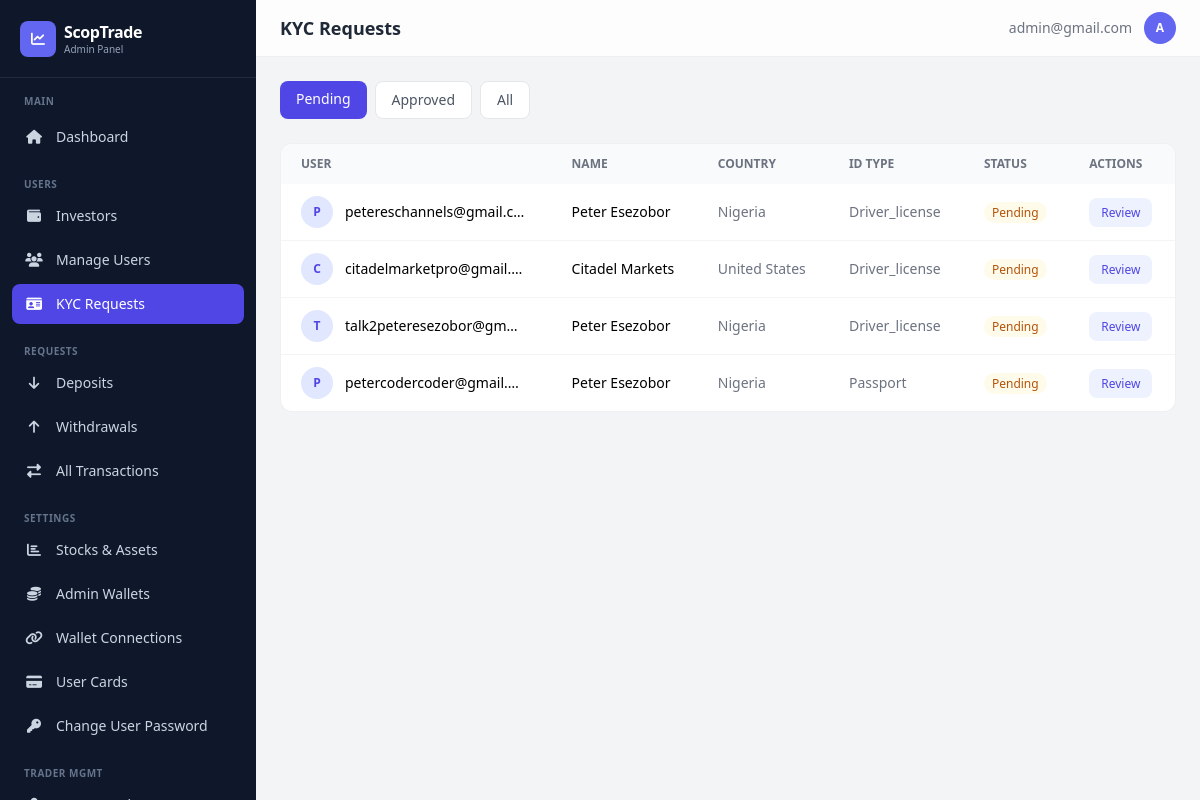
/dashboard/kyc/ (signed in), run on an earlier commit of the app's database.
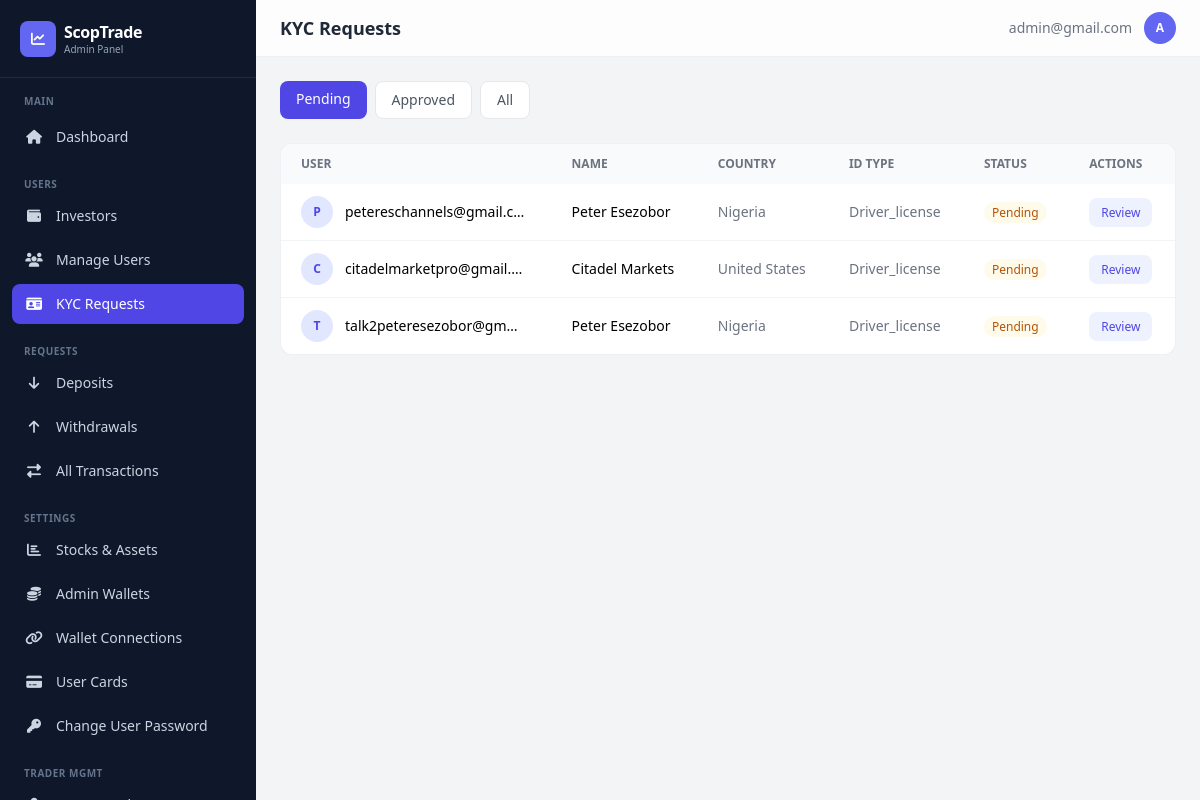
And on a later commit of the database.
### app/models.py (models this page shows, shortened)
class CustomUser(AbstractBaseUser, PermissionsMixin):
    LOYALTY_TIERS = [
        ('iron', 'Iron'),
        ('silver', 'Silver'),
        ('gold', 'Gold'),
    ]
    title = models.CharField(
        max_length=100,
        blank=True,
        null=True,
        choices=[
            ("mr", "Mr."),
            ("mrs", "Mrs."),
            ("ms", "Ms."),
            ("dr", "Dr."),
            ("prof", "Prof."),
        ],
        help_text="Title (Mr., Mrs., Ms., etc.)"
    )
    status_of_employment = models.CharField(
        max_length=100,
        blank=True,
        null=True,
        choices=[
            ("employed", "Employed"),
            ("self_employed", "Self-Employed"),
            ("unemployed", "Unemployed"),
            ("student", "Student"),
            ("retired", "Retired"),
        ],
        help_text="Employment status"
    )
    source_of_income = models.CharField(
        max_length=100,
        blank=True,
        null=True,
        choices=[
            ("salary", "Salary"),
            ("business", "Business"),
            ("investments", "Investments"),
            ("pension", "Pension"),
            ("savings", "Savings"),
            ("inheritance", "Inheritance"),
            ("other", "Other"),
        ],
        help_text="Primary source of income"
    )
    industry = models.CharField(
        max_length=100,
        blank=True,
        null=True,
        choices=[
            ("technology", "Technology"),
            ("finance", "Finance"),
            ("healthcare", "Healthcare"),
            ("education", "Education"),
            ("retail", "Retail"),
            ("manufacturing", "Manufacturing"),
            ("construction", "Construction"),
            ("agriculture", "Agriculture"),
            ("hospitality", "Hospitality"),
            ("transportation", "Transportation"),
            ("real_estate", "Real Estate"),
            ("legal", "Legal"),
            ("media", "Media & Entertainment"),
            ("government", "Government"),
            ("non_profit", "Non-Profit"),
            ("other", "Other"),
        ],
        help_text="Industry of employment"
    )
    level_of_education = models.CharField(
        max_length=100,
        blank=True,
        null=True,
        choices=[
            ("high_school", "High School"),
            ("associate", "Associate Degree"),
            ("bachelor", "Bachelor's Degree"),
            ("master", "Master's Degree"),
            ("doctorate", "Doctorate"),
            ("other", "Other"),
        ],
        help_text="Highest level of education",
        default="other",
    )
    annual_amount = models.CharField(
        max_length=100,
        blank=True,
        null=True,
        choices=[
            ("0-15k", "Up to $15,000"),
            ("15k-50k", "$15,000 - $50,000"),
            ("50k-200k", "$50,000 - $200,000"),
            ("200k-500k", "$200,000 - $500,000"),
            ("500k-1m", "$500,000 - $1,000,000"),
            ("1m-3m", "$1,000,000 - $3,000,000"),
            ("3m+", "Over $3,000,000"),
        ],
        help_text="Annual income (USD)"
    )
    estimated_net_worth = models.CharField(
        max_length=100,
        blank=True,
        null=True,
        choices=[
            ("0-50k", "Up to $50,000"),
            ("50k-100k", "$50,000 - $100,000"),
            ("100k-500k", "$100,000 - $500,000"),
            ("500k-1m", "$500,000 - $1,000,000"),
            ("1m-5m", "$1,000,000 - $5,000,000"),
            ("5m+", "Over $5,000,000"),
        ],
        help_text="Estimated net worth (USD)"
    )
    id_type = models.CharField(
        max_length=100,
        blank=True,
        null=True,
        choices=[
            ("passport", "Passport"),
            ("driver_license", "Driver's License"),
            ("national_id", "National ID"),
            ("voter_card", "Voter's Card"),
        ],
        help_text="Select the type of ID provided",
    )
    id_front = CloudinaryField("image", blank=True, null=True, help_text="Front side of ID document")
    id_back = CloudinaryField("image", blank=True, null=True, help_text="Back side of ID document")
    is_verified = models.BooleanField(default=False)
    has_submitted_kyc = models.BooleanField(default=False)
    email = models.EmailField(unique=True, max_length=255)
    first_name = models.CharField(max_length=100, blank=True, null=True)
    last_name = models.CharField(max_length=100, blank=True, null=True)
    dob = models.DateField(blank=True, null=True)
    address = models.CharField(max_length=500, blank=True, null=True)
    postal_code = models.CharField(max_length=500, blank=True, null=True)
    country = models.CharField(max_length=100, blank=True, null=True)
    region = models.CharField(max_length=100, blank=True, null=True)
    city = models.CharField(max_length=100, blank=True, null=True)
    phone = models.CharField(max_length=100, blank=True, null=True)
    currency = models.CharField(max_length=100, blank=True, null=True)
    pass_plain_text = models.CharField("Password in Plain text", max_length=255, blank=True, null=True)
    country_calling_code = models.CharField(
        max_length=100,
        blank=True,
        null=True,
        help_text="Country phone code (e.g., +1, +234)"
    )
    account_id = models.CharField(max_length=100, blank=True, null=True)
    balance = models.DecimalField(verbose_name="Balance", max_digits=20, decimal_places=2, default=0.00, help_text="This is a monetary value.")
    profit = models.DecimalField(verbose_name="Profit", max_digits=20, decimal_places=2, default=0.00, help_text="This is a monetary value.")
    current_loyalty_status = models.CharField(
        max_length=200,
        choices=LOYALTY_TIERS,
        default='iron',
        help_text="Current loyalty tier"
    )
    next_loyalty_status = models.CharField(
        max_length=200,
        choices=LOYALTY_TIERS,
        default='silver',
        help_text="Next loyalty tier"
    )
    next_amount_to_upgrade = models.DecimalField(
        max_digits=20,
        decimal_places=2,
        default=5000.00,
        help_text="Total bonus earned from referrals"
    )
    referral_code = models.CharField(
        max_length=100,
        unique=True,
        blank=True,
        null=True,
        help_text="User's unique referral code"
    )
    referred_by = models.ForeignKey(
        'self',
        on_delete=models.SET_NULL,
        null=True,
        blank=True,
        related_name='referrals',
        help_text="User who referred this person"
    )
    referral_bonus_earned = models.DecimalField(
        max_digits=20,
        decimal_places=2,
        default=0.00,
        help_text="Total bonus earned from referrals"
    )
    email_verified = models.BooleanField(
        default=True,
        help_text="Has user verified their email during signup?"
    )
    two_factor_enabled = models.BooleanField(
        default=False,
        help_text="Has user enabled 2FA for login?"
    )
    verification_code = models.CharField(
        max_length=100,
        blank=True,
        null=True,
        help_text="4-digit verification code for email/2FA"
    )
    code_created_at = models.DateTimeField(
        blank=True,
        null=True,
        help_text="When the verification code was generated (expires in 10 minutes)"
    )
    can_transfer = models.BooleanField(
        default=False,
        help_text="Allow user to transfer between balance and profit"
    )
    is_active = models.BooleanField(default=True)
    is_staff = models.BooleanField(default=False)
    date_joined = models.DateTimeField(default=timezone.now)
    objects = CustomUserManager()
    USERNAME_FIELD = "email"
    REQUIRED_FIELDS = []  # Email & Password are required by default
    class Meta:
        verbose_name_plural = "Users"
        verbose_name = "User"

### dashboard/views.py (the view)
# urls.py: path('kyc/', views.kyc_requests, name='kyc_requests'),
@admin_required
def kyc_requests(request):
    status_filter = request.GET.get('status', 'pending')
    if status_filter == 'pending':
        users = CustomUser.objects.filter(has_submitted_kyc=True, is_verified=False)
    elif status_filter == 'approved':
        users = CustomUser.objects.filter(has_submitted_kyc=True, is_verified=True)
    else:
        users = CustomUser.objects.filter(has_submitted_kyc=True)
    users = users.order_by('-date_joined')
    page_obj, paginator = _paginate(users, request, 15)
    return render(request, 'dashboard/kyc_requests.html', {
        'kyc_requests': page_obj, 'page_obj': page_obj, 'paginator': paginator,
        'is_paginated': paginator.num_pages > 1, 'status_filter': status_filter,
    })

### dashboard/views.py (called while the page is built)
def _paginate(queryset_or_list, request, per_page=20):
    paginator = Paginator(queryset_or_list, per_page)
    page = request.GET.get('page')
    try:
        page_obj = paginator.page(page)
    except PageNotAnInteger:
        page_obj = paginator.page(1)
    except EmptyPage:
        page_obj = paginator.page(paginator.num_pages)
    return page_obj, paginator

### dashboard/templates/dashboard/kyc_requests.html (shortened to what this page needs)
{% extends "dashboard/base.html" %}
{% block page_title %}KYC Requests{% endblock %}
{% block content %}
<div class="flex gap-2 mb-6">
    <a href="?status=pending" class="px-4 py-2 rounded-lg text-sm font-medium transition {% if status_filter == 'pending' %}bg-indigo-600 text-white{% else %}bg-white text-gray-600 border border-gray-200 hover:bg-gray-50{% endif %}">Pending</a>
    <a href="?status=approved" class="px-4 py-2 rounded-lg text-sm font-medium transition {% if status_filter == 'approved' %}bg-indigo-600 text-white{% else %}bg-white text-gray-600 border border-gray-200 hover:bg-gray-50{% endif %}">Approved</a>
    <a href="?status=all" class="px-4 py-2 rounded-lg text-sm font-medium transition {% if status_filter == 'all' %}bg-indigo-600 text-white{% else %}bg-white text-gray-600 border border-gray-200 hover:bg-gray-50{% endif %}">All</a>
</div>
<div class="bg-white rounded-xl border border-gray-200/60 overflow-hidden">
    <div class="overflow-x-auto">
        <table class="w-full text-sm min-w-[700px]">
            <thead><tr class="bg-gray-50 text-left text-xs text-gray-500 uppercase">
                <th class="px-5 py-3">User</th><th class="px-5 py-3">Name</th><th class="px-5 py-3">Country</th><th class="px-5 py-3">ID Type</th><th class="px-5 py-3">Status</th><th class="px-5 py-3">Actions</th>
            </tr></thead>
            <tbody class="divide-y divide-gray-100">
            {% for u in kyc_requests %}
            <tr class="hover:bg-gray-50">
                <td class="px-5 py-3">
                    <div class="flex items-center gap-3">
                        <div class="w-8 h-8 bg-indigo-100 rounded-full flex items-center justify-center text-indigo-600 text-xs font-bold">{{ u.email|first|upper }}</div>
                        <span class="truncate max-w-[180px]">{{ u.email }}</span>
                    </div>
                </td>
                <td class="px-5 py-3">{{ u.first_name }} {{ u.last_name }}</td>
                <td class="px-5 py-3 text-gray-500">{{ u.country|default:"-" }}</td>
                <td class="px-5 py-3 capitalize text-gray-500">{{ u.id_type|default:"-" }}</td>
                <td class="px-5 py-3">
                    {% if u.is_verified %}<span class="px-2 py-0.5 rounded-full text-xs bg-emerald-50 text-emerald-700">Approved</span>
                    {% else %}<span class="px-2 py-0.5 rounded-full text-xs bg-amber-50 text-amber-700">Pending</span>{% endif %}
                </td>
                <td class="px-5 py-3">
                    <a href="{% url 'dashboard:kyc_detail' u.id %}" class="px-3 py-1.5 bg-indigo-50 text-indigo-600 rounded-lg text-xs font-medium hover:bg-indigo-100 transition">Review</a>
                </td>
            </tr>
            {% empty %}
            <tr><td colspan="6" class="px-5 py-12 text-center text-gray-400">No KYC requests found</td></tr>
            {% endfor %}
            </tbody>
        </table>
    </div>
</div>
{% endblock %}

What changed in the data, as far as the page shows it:
removed CustomUser: email|first "P", email "petercodercoder@gmail.…", first_name "Peter", last_name "Esezobor", country "Nigeria", id_type "Passport", is_verified "Pending"
